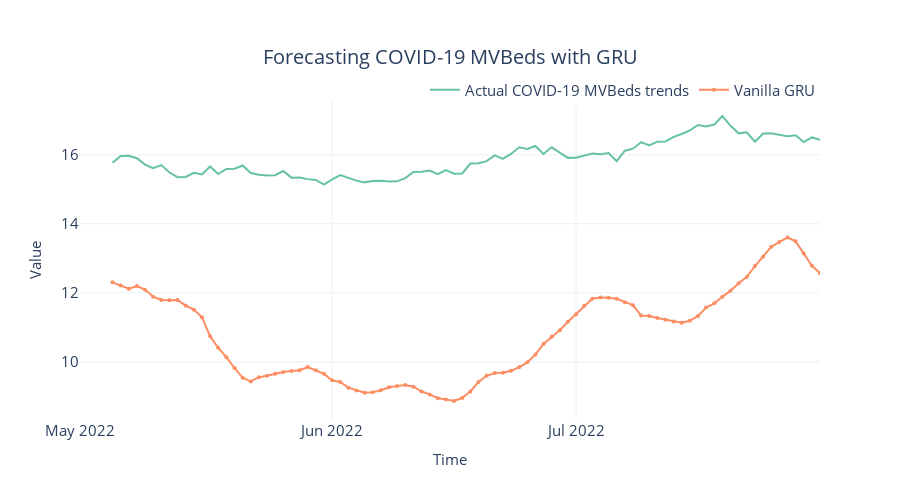

Write notebook code for a chart like this one.
### Code cell
fig = plot_forecast(
    pred_df,
    forecast_columns = [f"Vanilla {algorithm_name}"],
    forecast_display_names=[f"Vanilla {algorithm_name}"],
)
title = f"Forecasting COVID-19 MVBeds with {algorithm_name}"
fig = format_plot(fig, title=title)
fig.update_xaxes(
    type="date", range=["2022-05-01", "2022-07-31"], dtick="M1", tickformat="%b %Y"
)
save_path = f"images/forecast_multivarate_{algorithm_name}.png"
# pio.write_image(fig, save_path)
fig.show()
